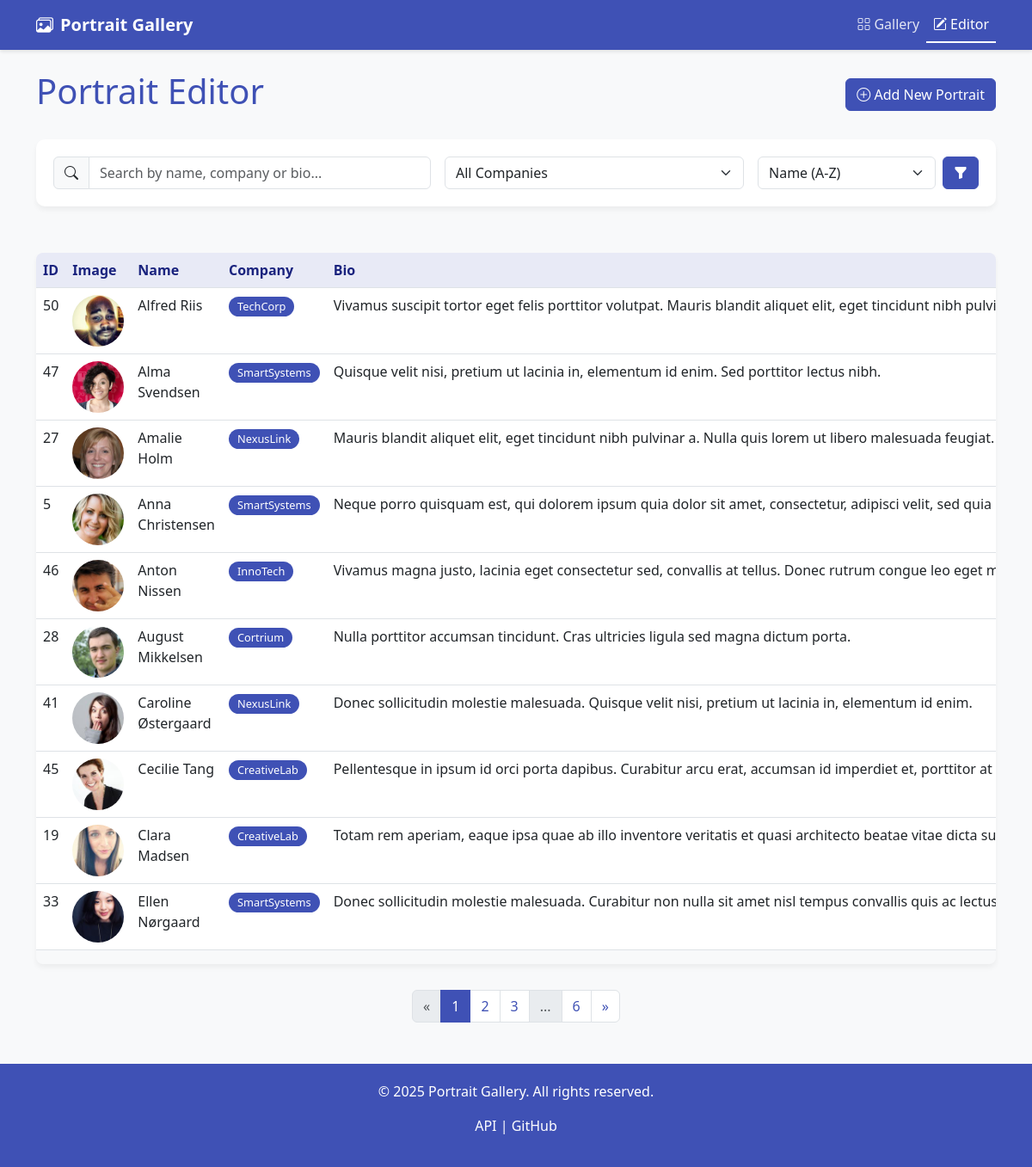
Page /editor on the committed database.
### flask_app/models.py (models this page shows, shortened)
class Portrait(db.Model):
    id = db.Column(db.Integer, primary_key=True)
    name = db.Column(db.String(100), nullable=False)
    company = db.Column(db.String(100), nullable=False)
    bio = db.Column(db.Text, nullable=False)
    image_filename = db.Column(db.String(255), nullable=False)
    created_at = db.Column(db.DateTime, default=datetime.datetime.utcnow)
    updated_at = db.Column(db.DateTime, default=datetime.datetime.utcnow, onupdate=datetime.datetime.utcnow)

### flask_app/views.py (the view, shortened to what this page needs)
@bp.route('/editor')
def editor():
    search_form = SearchForm()
    search_form.company.choices = [('', 'All Companies')] + [(c, c) for c in get_companies()]
    query = request.args.get('query', '')
    company = request.args.get('company', '')
    sort = request.args.get('sort', 'name_asc')
    page = request.args.get('page', 1, type=int)
    portrait_query = Portrait.query
    if company:
        portrait_query = portrait_query.filter(Portrait.company == company)
    if sort == 'name_asc':
        portrait_query = portrait_query.order_by(Portrait.name.asc())
    elif sort == 'name_desc':
        portrait_query = portrait_query.order_by(Portrait.name.desc())
    elif sort == 'company_asc':
        portrait_query = portrait_query.order_by(Portrait.company.asc())
    elif sort == 'company_desc':
        portrait_query = portrait_query.order_by(Portrait.company.desc())
    elif sort == 'created_at_asc':
        portrait_query = portrait_query.order_by(Portrait.created_at.asc())
    elif sort == 'created_at_desc':
        portrait_query = portrait_query.order_by(Portrait.created_at.desc())
    portraits = portrait_query.paginate(page=page, per_page=10, error_out=False)
    search_form.query.data = query
    search_form.company.data = company
    search_form.sort.data = sort
    return render_template('editor.html', portraits=portraits, form=search_form)

### flask_app/forms.py
class SearchForm(FlaskForm):
    query = StringField('Search', validators=[Length(max=100)])
    company = SelectField('Filter by Company', choices=[('', 'All Companies')])
    sort = SelectField('Sort by', choices=[
        ('name_asc', 'Name (A-Z)'),
        ('name_desc', 'Name (Z-A)'),
        ('company_asc', 'Company (A-Z)'),
        ('company_desc', 'Company (Z-A)'),
        ('created_at_desc', 'Newest first'),
        ('created_at_asc', 'Oldest first'),
    ])

### flask_app/helpers.py (called while the page is built)
def get_context_processors():
    def inject_now():
        return {'now': datetime.datetime.utcnow}
    return [inject_now]

### flask_app/models.py (called while the page is built)
def get_companies():
    companies = db.session.query(Portrait.company).distinct().order_by(Portrait.company).all()
    return [company[0] for company in companies]

### flask_app/templates/editor.html (shortened to what this page needs)
{% extends 'base.html' %}
{% block content %}
<div class="row mb-4">
    <div class="col-12">
        <div class="d-flex justify-content-between align-items-center mb-4">
            <h1 class="text-primary">Portrait Editor</h1>
            <a href="{{ url_for('portraits.add_portrait') }}" class="btn btn-primary">
                <i class="bi bi-plus-circle"></i> Add New Portrait
            </a>
        </div>
        <div class="search-box">
            <form action="{{ url_for('portraits.editor') }}" method="get" class="row g-3">
                <div class="col-md-5">
                    <div class="input-group">
                        <span class="input-group-text"><i class="bi bi-search"></i></span>
                        <input type="text" class="form-control" name="query" id="query" placeholder="Search by name, company or bio..." value="{{ form.query.data or '' }}">
                    </div>
                </div>
                <div class="col-md-4">
                    <select name="company" id="company" class="form-select">
                        {% for value, label in form.company.choices %}
                            <option value="{{ value }}" {% if value == form.company.data %}selected{% endif %}>{{ label }}</option>
                        {% endfor %}
                    </select>
                </div>
                <div class="col-md-3">
                    <div class="d-flex gap-2">
                        <select name="sort" id="sort" class="form-select">
                            {% for value, label in form.sort.choices %}
                                <option value="{{ value }}" {% if value == form.sort.data %}selected{% endif %}>{{ label }}</option>
                            {% endfor %}
                        </select>
                        <button type="submit" class="btn btn-primary">
                            <i class="bi bi-funnel-fill"></i>
                        </button>
                    </div>
                </div>
            </form>
        </div>
    </div>
</div>
{% if portraits.items %}
    <div class="table-responsive">
        <table class="table table-hover editor-table">
            <thead>
                <tr>
                    <th>ID</th>
                    <th>Image</th>
                    <th>Name</th>
                    <th>Company</th>
                    <th>Bio</th>
                </tr>
            </thead>
            <tbody>
                {% for portrait in portraits.items %}
                    <tr>
                        <td>{{ portrait.id }}</td>
                        <td>
                            <img src="{{ url_for('static', filename='portraits/' + portrait.image_filename) }}" class="portrait-thumbnail" alt="{{ portrait.name }}">
                        </td>
                        <td>{{ portrait.name }}</td>
                        <td>
                            <span class="badge badge-company">{{ portrait.company }}</span>
                        </td>
                        <td class="bio-preview">{{ portrait.bio }}</td>
                    </tr>
                {% endfor %}
            </tbody>
        </table>
    </div>
    <nav aria-label="Page navigation">
        <ul class="pagination justify-content-center">
            {% if portraits.has_prev %}
                <li class="page-item">
                    <a class="page-link" href="{{ url_for('portraits.editor', page=portraits.prev_num, query=form.query.data, company=form.company.data, sort=form.sort.data) }}" aria-label="Previous">
                        <span aria-hidden="true">&laquo;</span>
                    </a>
                </li>
            {% else %}
                <li class="page-item disabled">
                    <span class="page-link">&laquo;</span>
                </li>
            {% endif %}
            {% for page_num in portraits.iter_pages(left_edge=1, right_edge=1, left_current=2, right_current=2) %}
                {% if page_num %}
                    {% if portraits.page == page_num %}
                        <li class="page-item active">
                            <span class="page-link">{{ page_num }}</span>
                        </li>
                    {% else %}
                        <li class="page-item">
                            <a class="page-link" href="{{ url_for('portraits.editor', page=page_num, query=form.query.data, company=form.company.data, sort=form.sort.data) }}">{{ page_num }}</a>
                        </li>
                    {% endif %}
                {% else %}
                    <li class="page-item disabled">
                        <span class="page-link">...</span>
                    </li>
                {% endif %}
            {% endfor %}
            {% if portraits.has_next %}
                <li class="page-item">
                    <a class="page-link" href="{{ url_for('portraits.editor', page=portraits.next_num, query=form.query.data, company=form.company.data, sort=form.sort.data) }}" aria-label="Next">
                        <span aria-hidden="true">&raquo;</span>
                    </a>
                </li>
            {% else %}
                <li class="page-item disabled">
                    <span class="page-link">&raquo;</span>
                </li>
            {% endif %}
        </ul>
    </nav>
{% endif %}
{% endblock %}

### flask_app/templates/base.html (style rules this page uses)
:root { --primary-color: #3f51b5; --secondary-color: #ff4081; --dark-color: #1a237e; --light-color: #e8eaf6; --success-color: #4caf50; --warning-color: #ff9800; --danger-color: #f44336; }
body { background-color: #f8f9fa; color: #333; font-family: 'Segoe UI', Tahoma, Geneva, Verdana, sans-serif; }
.btn-primary { background-color: var(--primary-color); border-color: var(--primary-color); }
.search-box { background-color: white; border-radius: 10px; padding: 20px; box-shadow: 0 4px 6px rgba(0, 0, 0, 0.05); margin-bottom: 30px; }
.pagination { margin-top: 30px; }
.page-link { color: var(--primary-color); }
.page-item.active .page-link { background-color: var(--primary-color); border-color: var(--primary-color); }
.table-responsive { box-shadow: 0 4px 6px rgba(0, 0, 0, 0.05); border-radius: 8px; overflow: hidden; }
.badge-company { background-color: var(--primary-color); color: white; padding: 5px 10px; border-radius: 20px; font-weight: 500; font-size: 0.8rem; }
.text-primary { color: var(--primary-color) !important; }
.portrait-thumbnail { width: 60px; height: 60px; object-fit: cover; border-radius: 50%; }
.editor-table th { background-color: var(--light-color); color: var(--dark-color); font-weight: 600; }
.bio-preview { max-height: 50px; overflow: hidden; text-overflow: ellipsis; white-space: nowrap; }

### rows in the picture
Portrait: id "50", image_filename (picture), name "Alfred Riis", company "TechCorp", bio "Vivamus suscipit tortor eget felis porttitor volutpat. Mauris blandit aliquet elit, eget tincidunt nibh…"
Portrait: id "47", image_filename (picture), name "Alma Svendsen", company "SmartSystems", bio "Quisque velit nisi, pretium ut lacinia in, elementum id enim. Sed porttitor lectus nibh."
Portrait: id "27", image_filename (picture), name "Amalie Holm", company "NexusLink", bio "Mauris blandit aliquet elit, eget tincidunt nibh pulvinar a. Nulla quis lorem ut libero malesuada feugiat."
Portrait: id "5", image_filename (picture), name "Anna Christensen", company "SmartSystems", bio "Neque porro quisquam est, qui dolorem ipsum quia dolor sit amet, consectetur, adipisci velit, sed quia…"
Portrait: id "46", image_filename (picture), name "Anton Nissen", company "InnoTech", bio "Vivamus magna justo, lacinia eget consectetur sed, convallis at tellus. Donec rutrum congue leo eget…"
Portrait: id "28", image_filename (picture), name "August Mikkelsen", company "Cortrium", bio "Nulla porttitor accumsan tincidunt. Cras ultricies ligula sed magna dictum porta."
Portrait: id "41", image_filename (picture), name "Caroline Østergaard", company "NexusLink", bio "Donec sollicitudin molestie malesuada. Quisque velit nisi, pretium ut lacinia in, elementum id enim."
Portrait: id "45", image_filename (picture), name "Cecilie Tang", company "CreativeLab", bio "Pellentesque in ipsum id orci porta dapibus. Curabitur arcu erat, accumsan id imperdiet et, porttitor at…"
Portrait: id "19", image_filename (picture), name "Clara Madsen", company "CreativeLab", bio "Totam rem aperiam, eaque ipsa quae ab illo inventore veritatis et quasi architecto beatae vitae dicta…"
Portrait: id "33", image_filename (picture), name "Ellen Nørgaard", company "SmartSystems", bio "Donec sollicitudin molestie malesuada. Curabitur non nulla sit amet nisl tempus convallis quis ac…"

### other values in the picture
{{ page_num }} "1"
{{ page_num }} "2" "3" "6"
form field company "All Companies"
form field sort "Name (A-Z)"
